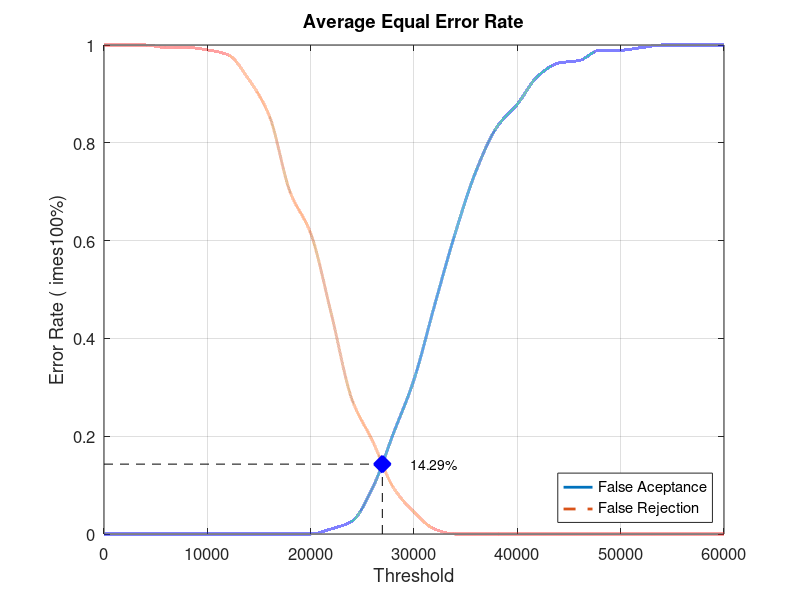
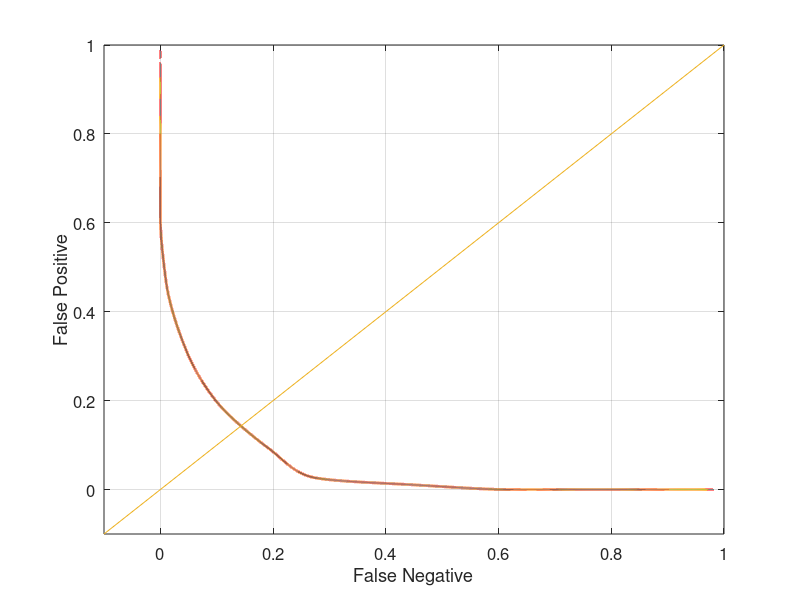

These charts were generated, in order, by the following MATLAB code:
close all;
clear;
clc;
x = 0:2000:60000;
xq = 0:0.5:60000;

y0 = [0 0 0 0 0 0 0 0 0 0 0 0.0105263 0.0263158 0.0947368 0.205263 0.315789 0.468421 0.615789 0.742105 0.831579 0.878947 0.936842 0.963158 0.968421 0.989474 0.989474 0.994737 1 1 1 1]
yy0 = interp1(x, y0, xq, 'pchip');
y1 = [1 1 1 0.995 0.995 0.99 0.98 0.93 0.855 0.7 0.615 0.45 0.275 0.19 0.095 0.045 0.01 0 0 0 0 0 0 0 0 0 0 0 0 0 0]
yy1 = interp1(x, y1, xq, 'pchip');

% Calculating EER: 
y2 = abs(y0 - y1);
find(y2 == min(y2))
yy2 = abs(yy0 - yy1);
xEER = find(yy2 == min(yy2));
xEERIndex = xq(xEER) % X-axis EER
yEER = yy0(xEER) % Y-axis EER

main = figure
plot(xq, yy0,'-','LineWidth', 2);	hold on
plot(xq, yy1,'--','LineWidth', 2);	hold on
plot([xEERIndex xEERIndex], [0 yEER], 'k--');	hold on
plot([0 xEERIndex], [yEER yEER], 'k--');	hold on
plot(xEERIndex, yEER, 'bx', 'LineWidth', 10);	hold on
text(xEERIndex + 10 * xEERIndex / 100, yEER, [num2str(round((10000 * yEER)) / 100) '%'])
legend('False Aceptance', 'False Rejection', 'Location', 'SouthEast')
xlabel('Threshold')
ylabel('Error Rate (	imes100%)')
title('Average Equal Error Rate')
set(gca, 'FontSize', 12)
axis([0 60000 0 1])
grid on

print(main, 'Database4_3Main', '-dpng');
FNRxFPR = figure('Color', [1 1 1]);
plot(yy1, yy0, '-', yy1, yy0, 'LineWidth', 2);
hold on
y = -0.1:0.1:1
plot(y, y); 
set(gca, 'FontSize', 12)
xlabel('False Negative')
ylabel('False Positive')
axis([-0.1 1 -0.1 1])
set(gca, 'FontSize', 12)
grid on

print(FNRxFPR, 'Database4_3FNRxFPR','-dpng');
